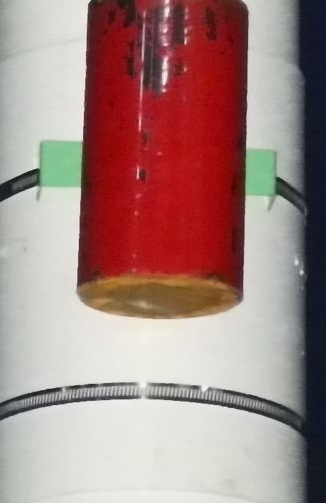
#> input picture images/呼吸器/1.jpeg, 326 x 503 px, found by its file name
$ python Respirator_Recognition.py
#> lines starting #> are read from the running program, lines starting #| are printed output that depends on the picture; after the words box and inside, x2 and y2 are one past the last pixel; in counts of white or black regions, pixels touching at a corner belong together
#> further down, img is the input picture: shape (503, 326, 3); mean B, G, R 130.9, 134.3, 164.8
# -*- coding: utf-8 -*-
'''
@author: linxu
@contact: 17746071609@163.com
@time: 2021-06-05
@desc: 呼吸器识别相关技术
'''
import cv2
import numpy as np

def respirator_color(img):
    """呼吸器识别"""
    src = cv2.resize(img, (250, 450))  # 统一大小
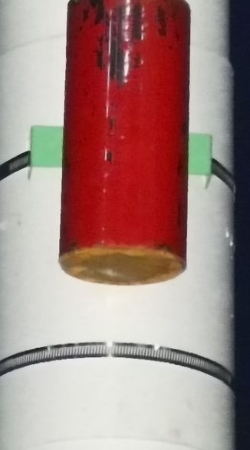
#> src: shape (450, 250, 3); mean B, G, R 130.8, 134.2, 164.7
    data = colorRecognition(src)
    print(data)
    # ture:红，false：白
    if data[0] == '红色':
        return True
    else:
        return False

def colorRecognition(img):
    """颜色识别"""
    img2 = img[img.shape[0] * 1 // 5:img.shape[0] * 4 // 5, img.shape[1] * 1 // 5:img.shape[1] * 4 // 5]
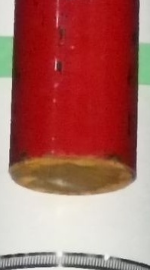
#> img2: shape (270, 150, 3); mean B, G, R 98.1, 104.5, 171
    w, h, c = img2.shape
#> w = 270; h = 150; c = 3
    w_2 = w // 5
#> w_2 = 54
    h_2 = h // 5
#> h_2 = 30
    total = w_2 * h_2
#> total = 1620
    HSV_list = []
    rata_rlist = []
    rata_ylist = []
    rata_blist = []
    rata_glist = []
    HSV_total = cv2.cvtColor(img2, cv2.COLOR_BGR2HSV)
#> HSV_total: shape (270, 150, 3); mean H, S, V 64.2, 128.9, 172.7
    for i in range(5):
        for j in range(5):
            HSV_list.append(HSV_total[i * w_2:(i + 1) * w_2, j * h_2:(j + 1) * h_2])
#> after the loop, HSV_list = 25 items

    # 红色掩膜
    for HSV in HSV_list:
        lower_r1 = np.array([0, 46, 43])
        upper_r1 = np.array([8, 256, 256])
        mask_r1 = cv2.inRange(HSV, lower_r1, upper_r1)
        lower_r1_ref = np.array([0, 0, 225])
        upper_r1_ref = np.array([8, 46, 256])
        mask_r1_ref = cv2.inRange(HSV, lower_r1_ref, upper_r1_ref)
        lower_r2 = np.array([140, 46, 43])
        upper_r2 = np.array([181, 256, 256])
        mask_r2 = cv2.inRange(HSV, lower_r2, upper_r2)
        lower_r2_ref = np.array([140, 0, 225])
        upper_r2_ref = np.array([181, 46, 256])
        mask_r2_ref = cv2.inRange(HSV, lower_r2_ref, upper_r2_ref)
        mask_r = mask_r1 + mask_r2 + mask_r1_ref + mask_r2_ref
        rata_r = np.sum(mask_r == 255) / total
        rata_rlist.append(rata_r)

        # 白色掩膜
        lower_y1 = np.array([15, 20, 43])
        upper_y1 = np.array([50, 256, 256])
        mask_y1 = cv2.inRange(HSV, lower_y1, upper_y1)
        lower_y1_ref = np.array([15, 0, 128])
        upper_y1_ref = np.array([100, 20, 256])
        mask_y1_ref = cv2.inRange(HSV, lower_y1_ref, upper_y1_ref)
        mask_y = mask_y1 + mask_y1_ref
        rata_y = np.sum(mask_y == 255) / total
        rata_ylist.append(rata_y)

        # 蓝色掩膜
        lower_b1 = np.array([93, 46, 43])
        upper_b1 = np.array([110, 256, 256])
        mask_b1 = cv2.inRange(HSV, lower_b1, upper_b1)
        lower_b1_ref = np.array([93, 0, 225])
        upper_b1_ref = np.array([110, 46, 256])
        mask_b1_ref = cv2.inRange(HSV, lower_b1_ref, upper_b1_ref)
        mask_b = mask_b1 + mask_b1_ref
        rata_b = np.sum(mask_b == 255) / total
        rata_blist.append(rata_b)

        # 绿色掩膜
        lower_g1 = np.array([70, 46, 43])
        upper_g1 = np.array([93, 256, 256])
        mask_g1 = cv2.inRange(HSV, lower_g1, upper_g1)
        lower_g1_ref = np.array([70, 0, 225])
        upper_g1_ref = np.array([93, 46, 256])
        mask_g1_ref = cv2.inRange(HSV, lower_g1_ref, upper_g1_ref)
        mask_g = mask_g1 + mask_g1_ref
        rata_g = np.sum(mask_g == 255) / total
        rata_glist.append(rata_g)
#> this loop made 25 passes
#> (rata_r, rata_y) on passes 1 to 12: (0.524, 0.256), (1, 0), (1, 0), (1, 0), (0.609, 0.212), (0.537, 0.225), (1, 0), (1, 0), (1, 0), (0.556, 0.191), (0.662, 0.263), (0.914, 0.0296)
#> pass 1, in colorRecognition, `mask_r1 = cv2.inRange(HSV, lower_r1, upper_r1)`:
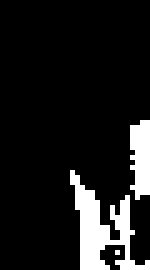
#> mask_r1: shape (54, 30) (shown 5 times larger); 11.2% white; 3 white regions (1 under 20 px), largest, box (x1, y1, x2, y2) and area: (14, 34, 30, 54) 127, (26, 24, 30, 40) 53
#> pass 1, in colorRecognition, `mask_r1_ref = cv2.inRange(HSV, lower_r1_ref, upper_r1_ref)`:
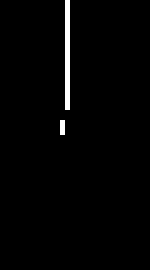
#> mask_r1_ref: shape (54, 30) (shown 5 times larger); 1.5% white in thin lines or dots, all inside (x1, y1, x2, y2) = (12, 0, 14, 27)
#> pass 1, in colorRecognition, `mask_r2 = cv2.inRange(HSV, lower_r2, upper_r2)`:
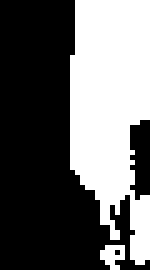
#> mask_r2: shape (54, 30) (shown 5 times larger); 39.7% white; 2 white regions (1 under 20 px), largest, box (x1, y1, x2, y2) and area: (14, 0, 30, 53) 626
#> after the loop, rata_blist = 25 values from 0 to 0; rata_glist = 25 values from 0 to 0; rata_rlist = 25 values, max 1 at index 1, min 0 at index 16, mean 0.493; rata_ylist = 25 values, max 0.98 at index 16, min 0 at index 1, mean 0.409

    # 进行颜色区域计数，颜色占比超过50%则判定该区域为该颜色。
    num_r = np.sum(np.array(rata_rlist) > 0.65)
#> num_r = 10
    num_y = np.sum(np.array(rata_ylist) > 0.65)
#> num_y = 10
    num_g = np.sum(np.array(rata_glist) > 0.65)
#> num_g = 0
    num_b = np.sum(np.array(rata_blist) > 0.65)
#> num_b = 0

    color_num = [num_r, num_y, num_g, num_b]
#> color_num = [10, 10, 0, 0]
    color_names = ['红色', '白色', '绿色', '蓝色']
    color_rgb = ['255,0,0', '255,255,255', '0,255,0', '0,0,255']

    score = max(color_num)
#> score = 10
    if score < 5:
        color_result = '白色'
        color_rgb_result = '255,255,255'
        color_proportion_result = score
    else:
        max_location = color_num.index(score)
#> max_location = 0
        color_result = color_names[max_location]
#> color_result = '红色'
        color_rgb_result = color_rgb[max_location]
#> color_rgb_result = '255,0,0'
        color_proportion_result = score
#> color_proportion_result = 10
    data = [color_result, color_proportion_result, color_rgb_result]
#> data = ['红色', 10, '255,0,0']
    return data


if __name__ == '__main__':
    # path = '/home/linxu/Documents/Work/sources/呼吸器图片/hx1.png'
    path = '/home/hxzh02/PycharmProjects/cvprocess-lib/images/呼吸器/1.jpeg'
    img = cv2.imread(path)
    cv2.imshow('img', img)
    cv2.waitKey()
    # 呼吸器识别{红,白}
    img_result = respirator_color(img)
#| ['红色', 10, '255,0,0']
#> img_result = True
    print(img_result)
#| True

$ run again, with images/呼吸器/2.jpeg copied over images/呼吸器/1.jpeg
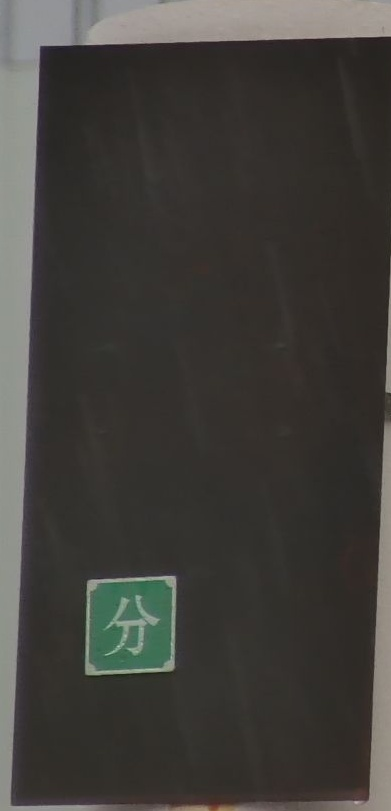
#> input picture images/呼吸器/2.jpeg, 391 x 811 px, found by its file name
#> img is the input picture: shape (811, 391, 3); mean B, G, R 59, 63.1, 65.1
#> in colorRecognition, `img2 = img[img.shape[0] * 1 // 5:img.shape[0] * 4 // 5, img.shape[1] *..`:
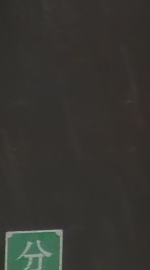
#> img2: shape (270, 150, 3); mean B, G, R 48.4, 53, 53.5
#> HSV_total: shape (270, 150, 3); mean H, S, V 22.2, 34, 55.6
#> after the loop in colorRecognition, `for i in range(5):`: HSV_list = 25 items
#> the loop in colorRecognition, `for HSV in HSV_list:` made 25 passes
#> (rata_r, rata_y, rata_g) on passes 1 to 8: (0, 0.66, 0), (0, 0.464, 0), (0, 0.101, 0), (0, 0.136, 0), (0.00556, 0.298, 0), (0, 0.759, 0), (0, 0.568, 0), (0.0191, 0.346, 0)
#> pass 3, in colorRecognition, `mask_y1 = cv2.inRange(HSV, lower_y1, upper_y1)`:
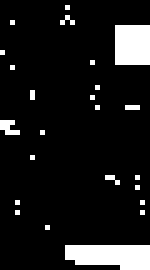
#> mask_y1: shape (54, 30) (shown 5 times larger); 10.1% white; 24 white regions (22 under 20 px), largest, box (x1, y1, x2, y2) and area: (13, 49, 30, 54) 72, (23, 5, 30, 13) 56
#> after the loop in colorRecognition, `for HSV in HSV_list:`: rata_blist = 25 values from 0 to 0; rata_glist = 25 values, max 0.567 at index 21, min 0 at index 0, mean 0.0398; rata_rlist = 25 values, max 0.116 at index 14, min 0 at index 0, mean 0.00585; rata_ylist = 25 values, max 0.914 at index 16, min 0.101 at index 2, mean 0.483
#> num_r = 0
#> num_y = 8
#> num_g = 0
#> color_num = [0, 8, 0, 0]
#> score = 8
#> max_location = 1
#> color_result = '白色'
#> color_rgb_result = '255,255,255'
#> color_proportion_result = 8
#> in colorRecognition, `data = [color_result, color_proportion_result, color_rgb_result]`: data = ['白色', 8, '255,255,255']
#| ['白色', 8, '255,255,255']
#> img_result = False
#| False
